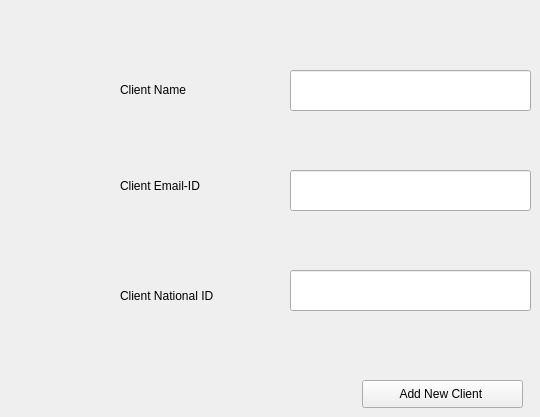
      <widget class="QWidget" name="tab_13">
       <attribute name="title">
        <string>Add New Client</string>
       </attribute>
       <widget class="QLabel" name="label_41">
        <property name="geometry">
         <rect>
          <x>120</x>
          <y>80</y>
          <width>91</width>
          <height>20</height>
         </rect>
        </property>
        <property name="text">
         <string>Client Name</string>
        </property>
       </widget>
       <widget class="QLabel" name="label_43">
        <property name="geometry">
         <rect>
          <x>120</x>
          <y>280</y>
          <width>101</width>
          <height>31</height>
         </rect>
        </property>
        <property name="text">
         <string>Client National ID</string>
        </property>
       </widget>
       <widget class="QLineEdit" name="lineEdit_30">
        <property name="geometry">
         <rect>
          <x>290</x>
          <y>270</y>
          <width>241</width>
          <height>41</height>
         </rect>
        </property>
       </widget>
       <widget class="QLineEdit" name="lineEdit_29">
        <property name="geometry">
         <rect>
          <x>290</x>
          <y>170</y>
          <width>241</width>
          <height>41</height>
         </rect>
        </property>
       </widget>
       <widget class="QPushButton" name="pushButton_19">
        <property name="geometry">
         <rect>
          <x>362</x>
          <y>380</y>
          <width>161</width>
          <height>28</height>
         </rect>
        </property>
        <property name="text">
         <string>Add New Client </string>
        </property>
       </widget>
       <widget class="QLabel" name="label_42">
        <property name="geometry">
         <rect>
          <x>120</x>
          <y>170</y>
          <width>91</width>
          <height>31</height>
         </rect>
        </property>
        <property name="text">
         <string>Client Email-ID</string>
        </property>
       </widget>
       <widget class="QLineEdit" name="lineEdit_23">
        <property name="geometry">
         <rect>
          <x>290</x>
          <y>70</y>
          <width>241</width>
          <height>41</height>
         </rect>
        </property>
       </widget>
      </widget>
